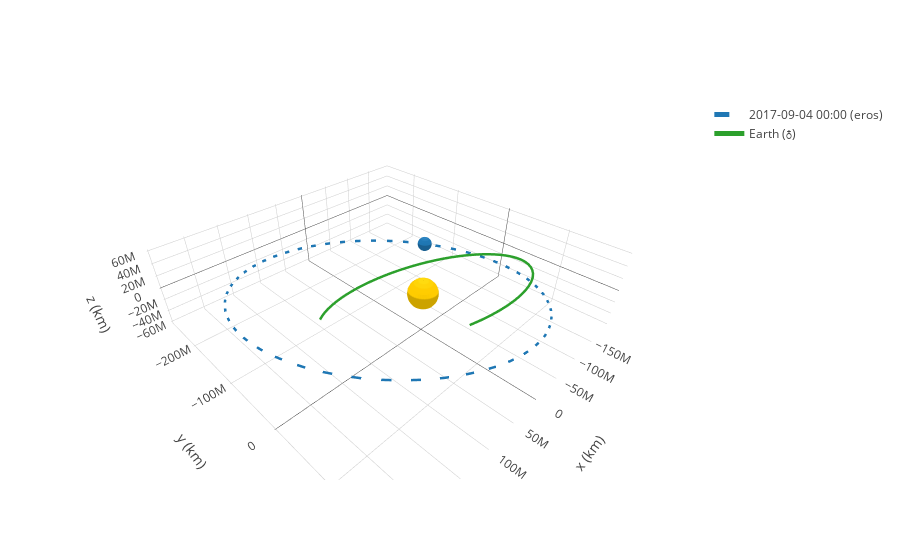

Write notebook code for a chart like this one.
### Code cell
frame = OrbitPlotter3D()

frame.plot(eros, label='eros')
frame.plot_trajectory(rr_earth, label=Earth)

frame.show()
